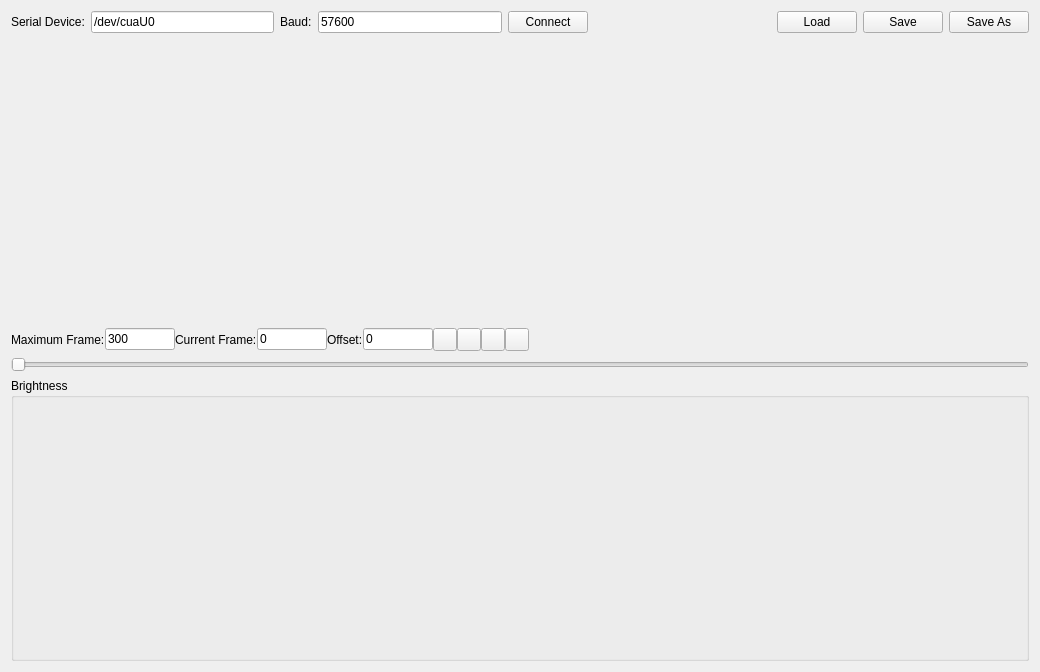
<?xml version="1.0" encoding="UTF-8"?>
<ui version="4.0">
 <class>LedControlClass</class>
 <widget class="QWidget" name="LedControlClass">
  <property name="geometry">
   <rect>
    <x>0</x>
    <y>0</y>
    <width>1040</width>
    <height>672</height>
   </rect>
  </property>
  <property name="windowTitle">
   <string>Arduino LED Control</string>
  </property>
  <layout class="QVBoxLayout" name="verticalLayout_2">
   <item>
    <layout class="QHBoxLayout" name="horizontalLayout">
     <item>
      <widget class="QLabel" name="label">
       <property name="text">
        <string>Serial Device:</string>
       </property>
      </widget>
     </item>
     <item>
      <widget class="QLineEdit" name="serialDevice">
       <property name="text">
        <string>/dev/cuaU0</string>
       </property>
      </widget>
     </item>
     <item>
      <widget class="QLabel" name="label_2">
       <property name="text">
        <string>Baud:</string>
       </property>
      </widget>
     </item>
     <item>
      <widget class="QLineEdit" name="serialBaud">
       <property name="text">
        <string>57600</string>
       </property>
      </widget>
     </item>
     <item>
      <widget class="QPushButton" name="connectButton">
       <property name="text">
        <string>Connect</string>
       </property>
      </widget>
     </item>
     <item>
      <spacer name="horizontalSpacer">
       <property name="orientation">
        <enum>Qt::Horizontal</enum>
       </property>
       <property name="sizeHint" stdset="0">
        <size>
         <width>40</width>
         <height>20</height>
        </size>
       </property>
      </spacer>
     </item>
     <item>
      <widget class="QPushButton" name="loadButton">
       <property name="text">
        <string>Load</string>
       </property>
       <property name="icon">
        <iconset resource="../resources.qrc">
         <normaloff>:/icons/resources/fileopen.png</normaloff>:/icons/resources/fileopen.png</iconset>
       </property>
       <property name="iconSize">
        <size>
         <width>16</width>
         <height>16</height>
        </size>
       </property>
      </widget>
     </item>
     <item>
      <widget class="QPushButton" name="saveButton">
       <property name="text">
        <string>Save</string>
       </property>
       <property name="icon">
        <iconset resource="../resources.qrc">
         <normaloff>:/icons/resources/filesave.png</normaloff>:/icons/resources/filesave.png</iconset>
       </property>
       <property name="iconSize">
        <size>
         <width>16</width>
         <height>16</height>
        </size>
       </property>
      </widget>
     </item>
     <item>
      <widget class="QPushButton" name="saveAsButton">
       <property name="text">
        <string>Save As</string>
       </property>
       <property name="icon">
        <iconset resource="../resources.qrc">
         <normaloff>:/icons/resources/filesaveas.png</normaloff>:/icons/resources/filesaveas.png</iconset>
       </property>
       <property name="iconSize">
        <size>
         <width>16</width>
         <height>16</height>
        </size>
       </property>
      </widget>
     </item>
    </layout>
   </item>
   <item>
    <widget class="QWidget" name="frameview" native="true">
     <property name="sizePolicy">
      <sizepolicy hsizetype="Preferred" vsizetype="Expanding">
       <horstretch>0</horstretch>
       <verstretch>0</verstretch>
      </sizepolicy>
     </property>
    </widget>
   </item>
   <item>
    <layout class="QHBoxLayout" name="horizontalLayout_2">
     <property name="spacing">
      <number>0</number>
     </property>
     <property name="topMargin">
      <number>0</number>
     </property>
     <item>
      <widget class="QLabel" name="label_3">
       <property name="text">
        <string>Maximum Frame:</string>
       </property>
      </widget>
     </item>
     <item>
      <widget class="QLineEdit" name="maxFrame">
       <property name="sizePolicy">
        <sizepolicy hsizetype="Fixed" vsizetype="Fixed">
         <horstretch>0</horstretch>
         <verstretch>0</verstretch>
        </sizepolicy>
       </property>
       <property name="maximumSize">
        <size>
         <width>70</width>
         <height>16777215</height>
        </size>
       </property>
       <property name="text">
        <string>300</string>
       </property>
      </widget>
     </item>
     <item>
      <widget class="QLabel" name="label_4">
       <property name="text">
        <string>Current Frame:</string>
       </property>
      </widget>
     </item>
     <item>
      <widget class="QLineEdit" name="currentFrame">
       <property name="sizePolicy">
        <sizepolicy hsizetype="Fixed" vsizetype="Fixed">
         <horstretch>0</horstretch>
         <verstretch>0</verstretch>
        </sizepolicy>
       </property>
       <property name="maximumSize">
        <size>
         <width>70</width>
         <height>16777215</height>
        </size>
       </property>
       <property name="text">
        <string>0</string>
       </property>
      </widget>
     </item>
     <item>
      <widget class="QLabel" name="label_5">
       <property name="text">
        <string>Offset:</string>
       </property>
      </widget>
     </item>
     <item>
      <widget class="QLineEdit" name="offsetFrame">
       <property name="sizePolicy">
        <sizepolicy hsizetype="Fixed" vsizetype="Fixed">
         <horstretch>0</horstretch>
         <verstretch>0</verstretch>
        </sizepolicy>
       </property>
       <property name="maximumSize">
        <size>
         <width>70</width>
         <height>16777215</height>
        </size>
       </property>
       <property name="text">
        <string>0</string>
       </property>
      </widget>
     </item>
     <item>
      <widget class="QToolButton" name="frameBackButton">
       <property name="text">
        <string/>
       </property>
       <property name="icon">
        <iconset resource="../resources.qrc">
         <normaloff>:/icons/resources/media-seek-backward.png</normaloff>:/icons/resources/media-seek-backward.png</iconset>
       </property>
       <property name="iconSize">
        <size>
         <width>16</width>
         <height>16</height>
        </size>
       </property>
      </widget>
     </item>
     <item>
      <widget class="QToolButton" name="frameNextButton">
       <property name="text">
        <string/>
       </property>
       <property name="icon">
        <iconset resource="../resources.qrc">
         <normaloff>:/icons/resources/media-seek-forward.png</normaloff>:/icons/resources/media-seek-forward.png</iconset>
       </property>
       <property name="iconSize">
        <size>
         <width>16</width>
         <height>16</height>
        </size>
       </property>
      </widget>
     </item>
     <item>
      <widget class="QToolButton" name="playButton">
       <property name="text">
        <string/>
       </property>
       <property name="icon">
        <iconset resource="../resources.qrc">
         <normaloff>:/icons/resources/media-playback-start.png</normaloff>:/icons/resources/media-playback-start.png</iconset>
       </property>
       <property name="iconSize">
        <size>
         <width>16</width>
         <height>16</height>
        </size>
       </property>
      </widget>
     </item>
     <item>
      <widget class="QToolButton" name="stopButton">
       <property name="text">
        <string/>
       </property>
       <property name="icon">
        <iconset resource="../resources.qrc">
         <normaloff>:/icons/resources/media-playback-stop.png</normaloff>:/icons/resources/media-playback-stop.png</iconset>
       </property>
       <property name="iconSize">
        <size>
         <width>16</width>
         <height>16</height>
        </size>
       </property>
      </widget>
     </item>
     <item>
      <spacer name="horizontalSpacer_2">
       <property name="orientation">
        <enum>Qt::Horizontal</enum>
       </property>
       <property name="sizeHint" stdset="0">
        <size>
         <width>40</width>
         <height>20</height>
        </size>
       </property>
      </spacer>
     </item>
    </layout>
   </item>
   <item>
    <widget class="QSlider" name="frameSlider">
     <property name="maximum">
      <number>299</number>
     </property>
     <property name="orientation">
      <enum>Qt::Horizontal</enum>
     </property>
    </widget>
   </item>
   <item>
    <widget class="QGroupBox" name="groupBox">
     <property name="sizePolicy">
      <sizepolicy hsizetype="Preferred" vsizetype="Expanding">
       <horstretch>0</horstretch>
       <verstretch>0</verstretch>
      </sizepolicy>
     </property>
     <property name="title">
      <string>Brightness</string>
     </property>
     <layout class="QVBoxLayout" name="verticalLayout">
      <item>
       <layout class="QHBoxLayout" name="sliderLayout"/>
      </item>
     </layout>
    </widget>
   </item>
  </layout>
 </widget>
 <resources>
  <include location="../resources.qrc"/>
 </resources>
 <connections/>
</ui>
